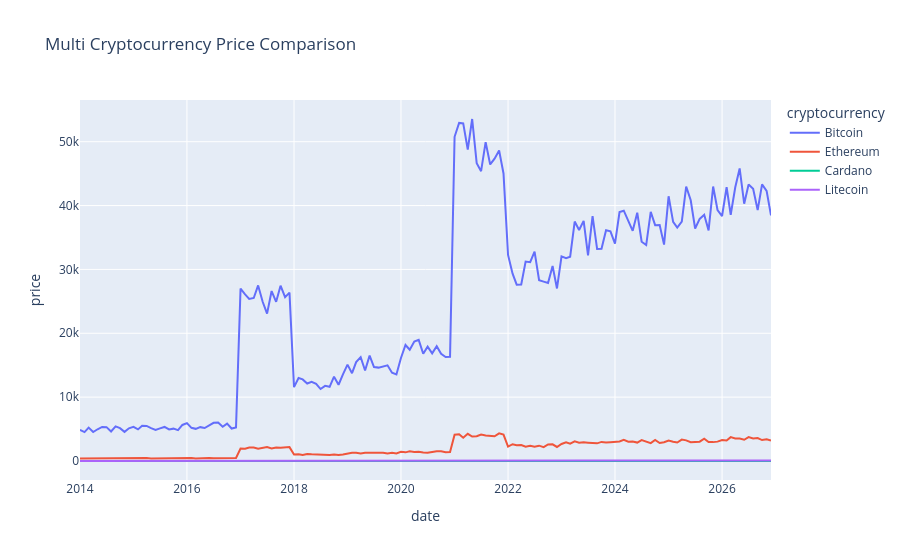

Notebook code for this chart:
### Code cell
fig = px.line(df[df['cryptocurrency'].isin(['Bitcoin','Ethereum','Cardano','Litecoin'])],
              x='date', y='price', color='cryptocurrency',
              title="Multi Cryptocurrency Price Comparison")

fig.show()

### Figure 1 — Plotly figure (JSON) as saved in the notebook; plotly's stock layout.template omitted (floating-point values rounded to 4 significant figures; data arrays with more than 128 entries replaced by an {"elided": "..."} marker saying what was removed)
{"data": [{"hovertemplate": "cryptocurrency=Bitcoin<br>date=%{x}<br>price=%{y}<extra></extra>", "legendgroup": "Bitcoin", "line": {"color": "#636efa", "dash": "solid"}, "marker": {"symbol": "circle"}, "mode": "lines", "name": "Bitcoin", "orientation": "v", "showlegend": true, "type": "scatter", "x": {"elided": "156 str values"}, "xaxis": "x", "y": {"elided": "156 float values"}, "yaxis": "y"}, {"hovertemplate": "cryptocurrency=Ethereum<br>date=%{x}<br>price=%{y}<extra></extra>", "legendgroup": "Ethereum", "line": {"color": "#EF553B", "dash": "solid"}, "marker": {"symbol": "circle"}, "mode": "lines", "name": "Ethereum", "orientation": "v", "showlegend": true, "type": "scatter", "x": {"elided": "156 str values"}, "xaxis": "x", "y": {"elided": "156 float values"}, "yaxis": "y"}, {"hovertemplate": "cryptocurrency=Cardano<br>date=%{x}<br>price=%{y}<extra></extra>", "legendgroup": "Cardano", "line": {"color": "#00cc96", "dash": "solid"}, "marker": {"symbol": "circle"}, "mode": "lines", "name": "Cardano", "orientation": "v", "showlegend": true, "type": "scatter", "x": {"elided": "156 str values"}, "xaxis": "x", "y": {"elided": "156 float values"}, "yaxis": "y"}, {"hovertemplate": "cryptocurrency=Litecoin<br>date=%{x}<br>price=%{y}<extra></extra>", "legendgroup": "Litecoin", "line": {"color": "#ab63fa", "dash": "solid"}, "marker": {"symbol": "circle"}, "mode": "lines", "name": "Litecoin", "orientation": "v", "showlegend": true, "type": "scatter", "x": {"elided": "156 str values"}, "xaxis": "x", "y": {"elided": "156 float values"}, "yaxis": "y"}], "layout": {"legend": {"title": {"text": "cryptocurrency"}, "tracegroupgap": 0}, "title": {"text": "Multi Cryptocurrency Price Comparison"}, "xaxis": {"anchor": "y", "domain": [0, 1], "title": {"text": "date"}}, "yaxis": {"anchor": "x", "domain": [0, 1], "title": {"text": "price"}}}}
